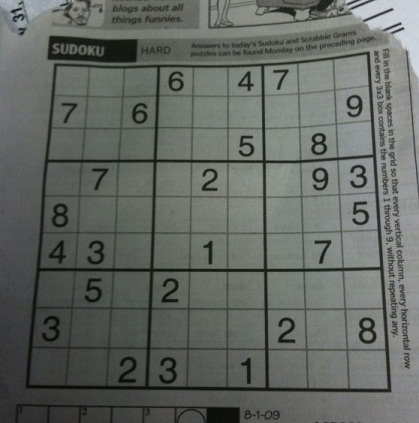
#> input picture Frontend/Superdoku/Assets/Images/Test/sudoku-original.jpg, 419 x 423 px, found by its file name
$ jupyter execute --allow-errors 'Puzzle Image Extraction OpenCV.ipynb'
#> lines starting #> are read from the running program, lines starting #| are printed output that depends on the picture; after the words box and inside, x2 and y2 are one past the last pixel; in counts of white or black regions, pixels touching at a corner belong together
# 1) Identify Hough Lines

[cell 1]
import cv2
import numpy as np
from IPython.display import Image

[cell 2]
import glob
glob.glob("../../Images/*")

[cell 3]
def showImg(title, image):
    cv2.imshow(title, image)

    # For Jupyter Notebook support
    cv2.waitKey(0)
    cv2.destroyAllWindows()

[cell 4]
file_path = '../../Images/sudoku-original.jpg'
Image(file_path)

Preprocess the input image at the specified file path. First step is to perform a color conversion on the image to transform the image to grayscale. Next step is to detect edges using the popular Canny algorithm created by John F. Canny (read more [here](https://opencv-python-tutroals.readthedocs.io/en/latest/py_tutorials/py_imgproc/py_canny/py_canny.html)). Dilate the edges of the image and then erode the thick boarders produced after dialation. Create a staging image and display the results.

[cell 5]
apply_filter = False

# Load the image
img = cv2.imread(file_path, cv2.IMREAD_COLOR)
#> img is the input picture: shape (423, 419, 3); mean B, G, R 98.9, 103.6, 99.4
print(type(img))
#| <class 'numpy.ndarray'>
print(img.shape)
#| (423, 419, 3)
print(img)
#> (printed output is left out)
showImg("Original", img)

# APPROACH 6
img = cv2.imread(file_path, cv2.IMREAD_GRAYSCALE)
#> img: shape (423, 419); min 5, max 218, mean 101.9

# Binary global threshold using a value of 127
ret, threshold1 = cv2.threshold(img, 127, 255, cv2.THRESH_BINARY)
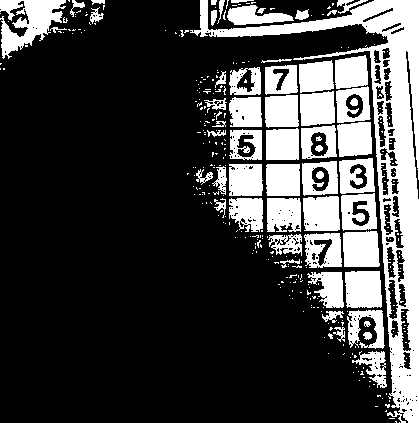
#> threshold1: shape (423, 419); 25.6% white; 333 white regions (274 under 20 px), largest, box (x1, y1, x2, y2) and area: (190, 0, 419, 423) 14935, (0, 0, 66, 59) 2037, (345, 271, 382, 308) 1282

# Binary adaptive threshold using 11 nearest neighbour pixels
threshold2 = cv2.adaptiveThreshold(img, 255, cv2.ADAPTIVE_THRESH_GAUSSIAN_C, cv2.THRESH_BINARY, 11, 2)
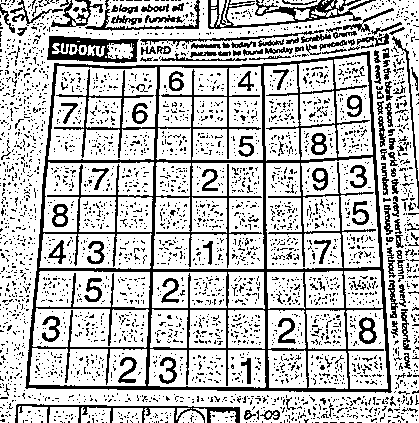
#> threshold2: shape (423, 419); 74.8% white; black in thin lines or dots

showImg("Binary", threshold1)
showImg("Adaptive", threshold2)

# [76 lines of commented-out code are left out]

Detect the lines using Hough Transform

[cell 6]
# Extract region of image (roi)
roi = img[280:340, 330:390]
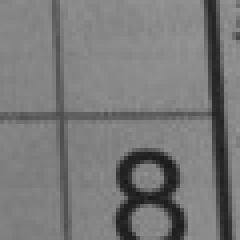
#> roi: shape (60, 60) (shown 4 times larger); min 24, max 148, mean 120.6
showImg("ROI", roi)

#> (a cell that did not finish here is left out)

Apply filter as needed (default false)

[cell 8]
filtered_lines = []
print("Apply Filter: {}".format(apply_filter))
#> (the rest of this cell did not finish here and is left out)

Draw the Hough lines on the original image and display the image

[cell 9]
for line in filtered_lines:
        rho,theta = line[0]
        a = np.cos(theta)
        b = np.sin(theta)
        x0 = a*rho
        y0 = b*rho
        x1 = int(x0 + 1000*(-b))
        y1 = int(y0 + 1000*(a))
        x2 = int(x0 - 1000*(-b))
        y2 = int(y0 - 1000*(a))

        cv2.line(img,(x1,y1),(x2,y2),(0,0,255),2)

cv2.imwrite('hough.jpg',img)
Image('hough.jpg')

# 2) Identify Hough Intersections

Now, if we want to find the intersections, really we want to find the intersections only of the perpendicular lines. We don't want the intersections of mostly parallel lines. So we need to segment our lines. In this particular example you could easily just check whether the line is horizontal or vertical based on a simple test; the vertical lines will have a ```theta``` of around 0 or around 180; the horizontal lines will have a ```theta``` of around 90. However, if you want to segment them based on an arbitrary number of angles, automatically, without you defining those angles, I think the best idea is to use ```cv2.kmeans()```.

There is one tricky thing to get right. ```HoughLines``` returns lines in ```rho, theta``` form ([Hesse normal form](https://en.wikipedia.org/wiki/Hesse_normal_form)), and the ```theta``` returned is between 0 and 180 degrees, and lines around 180 and 0 degrees are similar (they are both close to horizontal lines), so we need some way to get this periodicity in ```kmeans```.

If we plot the angle on the unit circle, but multiply the angle by two, then the angles originally around 180 degrees will become close to 360 degrees and thus will have ```x, y``` values on the unit circle near the same for angles at 0. So we can get some nice "closeness" here by plotting 2*angle with the coordinates on the unit circle. Then we can run ```cv2.kmeans()``` on those points, and segment automatically with however many pieces we want.

So let's build a function to do the segmentation:

[cell 10]
from collections import defaultdict
def segment_by_angle_kmeans(lines, k=2, **kwargs):
    """Groups lines based on angle with k-means.

    Uses k-means on the coordinates of the angle on the unit circle
    to segment `k` angles inside `lines`.
    """
#> called with k = 2

    # Define criteria = (type, max_iter, epsilon)
    default_criteria_type = cv2.TERM_CRITERIA_EPS + cv2.TERM_CRITERIA_MAX_ITER
#> default_criteria_type = 3
    criteria = kwargs.get('criteria', (default_criteria_type, 10, 1.0))
#> criteria = (3, 10, 1)
    flags = kwargs.get('flags', cv2.KMEANS_RANDOM_CENTERS)
#> flags = 0
    attempts = kwargs.get('attempts', 10)

    # returns angles in [0, pi] in radians
    angles = np.array([line[0][1] for line in lines])
    # multiply the angles by two and find coordinates of that angle
    pts = np.array([[np.cos(2*angle), np.sin(2*angle)]
                    for angle in angles], dtype=np.float32)

    # run kmeans on the coords
    labels, centers = cv2.kmeans(pts, k, None, criteria, attempts, flags)[1:]
    labels = labels.reshape(-1)  # transpose to row vec

    # segment lines based on their kmeans label
    segmented = defaultdict(list)
    for i, line in zip(range(len(lines)), lines):
        segmented[labels[i]].append(line)
    segmented = list(segmented.values())
    return segmented

#> (a cell that did not finish here is left out)

#> (a cell that did not finish here is left out)

What's nice is here we can specify an arbitrary number of groups by specifying the optional argument ```k``` (by default, ```k = 2``` so I didn't specify it here).

If we plot the lines from each group with a different color:

[cell 13]
group1_color = (0,0,255)
group2_color = (255,0,0)

#> (the rest of this cell did not finish here and is left out)

And now all that's left is to find the intersections of each line in the first group with the intersection of each line in the second group. Since the lines are in Hesse normal form, there's a nice linear algebra formula for calculating the intersection of lines from this form. See [here](https://stackoverflow.com/questions/383480/intersection-of-two-lines-defined-in-rho-theta-parameterization). Let's create two functions here; one that finds the intersection of just two lines, and one function that loops through all the lines in the groups and uses that simpler function for two lines:

[cell 14]
def intersection(line1, line2):
    """Finds the intersection of two lines given in Hesse normal form.

    Returns closest integer pixel locations.
    See https://stackoverflow.com/a/383527/5087436
    """
    rho1, theta1 = line1[0]
    rho2, theta2 = line2[0]
    A = np.array([
        [np.cos(theta1), np.sin(theta1)],
        [np.cos(theta2), np.sin(theta2)]
    ])
    b = np.array([[rho1], [rho2]])
    x0, y0 = np.linalg.solve(A, b)
    x0, y0 = int(np.round(x0)), int(np.round(y0))
    return [[x0, y0]]

[cell 15]
def segmented_intersections(lines):
    """Finds the intersections between groups of lines."""

    intersections = []
    for i, group in enumerate(lines[:-1]):
        for next_group in lines[i+1:]:
            for line1 in group:
                for line2 in next_group:
                    intersections.append(intersection(line1, line2))

    return intersections

#> (a cell that did not finish here is left out)

#> (a cell that did not finish here is left out)

#> (a cell that did not finish here is left out)

# 3) Extract Images Between Hough Intersections

The next step is not necessarily trivial. We need to determine the width and height of each square we want to extract a number from. To do this, we need to iterate the list of Hough intersections we calculated previously and determine the distance between the current intersection to the next intersection below (for height) and to the right (for width). In downloaded images where there is no noise and the image is not tilted, it would be reasonable to assume that we could take the average widths and heights and then start from the top of the image and iterate through the image to extract subimages using the widths and heights (e.g., like a tilemap). Unfortunately, this will not always be the case and the image can be tilted, making the use of an average width and height unfit for a solution.

Fortunately, we can determine the exact width and height per case as we are iterating through the list of intersection points. We will have to use a data structure to store the widths and heights so they can be looked up when we are ready to perform the actual extraction processes.

[cell 19]
from PIL import Image
import IPython.display as display

# Load the original image
original_image = Image.open(file_path)
print("Image Width: {}".format(original_image.width))
#| Image Width: 419
print("Image Height: {}".format(original_image.height))
#| Image Height: 423

# Get a croped portion of the original image
crop_rectangle = (25, 25, 50, 50)
cropped_im = original_image.crop(crop_rectangle)
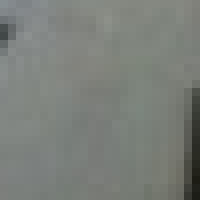
#> cropped_im: PIL image 25x25 RGB (shown 8 times larger); mean R, G, B 122.6, 126.7, 121.5

cropped_im.save('crop_example.png')
display.Image('crop_example.png')
